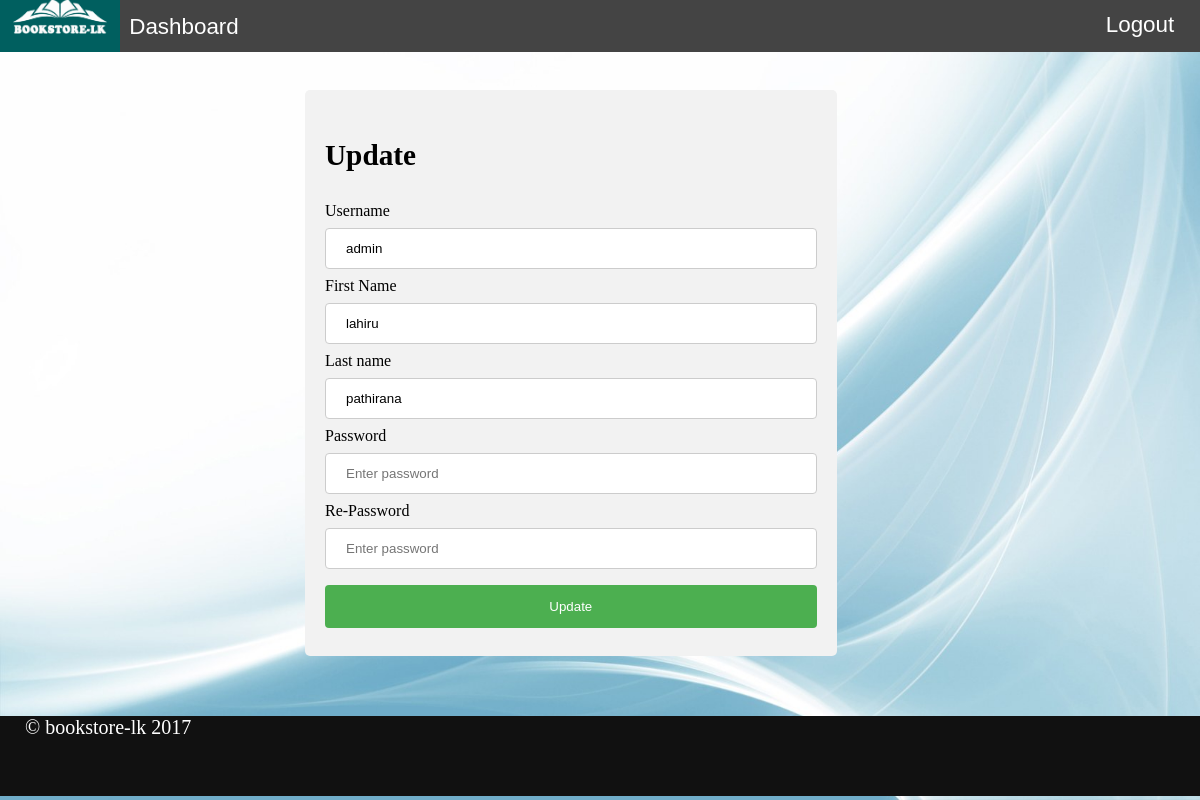
The page /update_profile.php (signed in) on the database its author committed.
### tables this page shows
CREATE TABLE IF NOT EXISTS `user` (
  `id` int(11) NOT NULL,
  `username` varchar(100) NOT NULL,
  `fname` varchar(100) NOT NULL,
  `lname` varchar(100) NOT NULL,
  `password` varchar(100) NOT NULL,
  `role` int(11) NOT NULL DEFAULT '2',
  `active` int(11) NOT NULL DEFAULT '0',
  `token` varchar(100) NOT NULL
);

### classes/Config.php (called while the page is built)
<?php
class Config {
    public static function get($path = null){
        if($path){
            $config = $GLOBALS['config'];
            $path = explode('/',$path);
            foreach($path as $bit){
                if(isset($config[$bit])){
                    $config = $config[$bit];
                }
            }
            return $config;
        }
        return false;
    }
}

### classes/DB.php (called while the page is built, shortened)
<?php
class DB {
    private static $_instance = null;
    private $_pdo,
            $_query,
            $_results,
            $_error = false,
            $_count = 0;
    private function __construct(){
        try{
            $this->_pdo = new PDO('mysql:host='.Config::get('mysql/host').';dbname='.Config::get('mysql/db'),Config::get('mysql/username'),Config::get('mysql/password'));
        }catch (PDOException $e){
            die($e->getMessage());
        }
    }
    public static function getInstance(){
        if(!isset(self::$_instance)){
            self::$_instance = new DB();
        }
        return self::$_instance;
    }
    public function query($sql, $params = array()){
        if ($this->_query = $this->_pdo->prepare($sql)) {
            $x = 1;
            if (count($params)) {
                foreach ($params as $param) {
                    $this->_query->bindValue($x, $param);
                    $x++;
                }
            }
            if ($this->_query->execute()) {
                $this->_results = $this->_query->fetchAll(PDO::FETCH_OBJ);
                $this->_count = $this->_query->rowCount();
            } else {
                $this->_error = true;
            }
        }
        return $this;
    }
    public  function count(){
        return $this->_count;
    }
}

### auth.php (called while the page is built, shortened)
<?php
if (Session::exists('user')) {
    $user = new User();
    $u_data = json_decode(Session::get('user'), true);
    if (!$user->auth($u_data['username'], $u_data['token'])) {
        session_destroy();
        Redirect::to('login.php');
    }
} else {
    $user = new User();
}

### classes/User.php (called while the page is built, shortened)
<?php
class User
{
    private $_db,
        $_data,
        $_sessionName,
        $_cookieName,
        $_isLoggedIn;
    public function __construct($user = null)
    {
        $this->_db = DB::getInstance();
    }
    public function auth($username, $token)
    {
        $this->_db->query('SELECT * FROM user WHERE username = ? AND token = ? AND active = 1', array($username, $token));
        if ($this->_db->count()) {
            return 1;
        }
        return 0;
    }
}

### classes/Session.php (called while the page is built, shortened)
<?php
class Session {
    public static function get($name){
        return $_SESSION[$name];
    }
}

### functions/sanitize.php (called while the page is built)
<?php
function escape($string){
    return htmlentities($string,ENT_QUOTES,'UTF-8');
}

### update_profile.php (the view, shortened to what this page needs)
<?php
include_once 'auth.php';
?>
<!DOCTYPE html>
<html lang="en">
<?php include_once 'includes/header.php'?>
<body>
<?php include_once 'includes/navigation.php' ?>
<div class="content">
        <div class="form_background col-5 col-3-offset">
            <form action="" method="post">
                <div class="panel_heading">
                    <h3><strong>Update</strong></h3>
                </div>
                <div class="">
                    <label>Username</label><br>
                    <input class="input_text" type="text" name="username"  value="<?php echo escape($user->username); ?>">
                </div>
                <div class="">
                    <label>First Name</label><br>
                    <input class="input_text" type="text" name="fname"  value="<?php echo escape($user->fname); ?>">
                </div>
                <div class="">
                    <label>Last name</label><br>
                    <input class="input_text" type="text" name="lname"  value="<?php echo escape($user->lname); ?>">
                </div>
                <div class="">
                    <label>Password</label><br>
                    <input class="input_text" type="password" name="password" placeholder="Enter password">
                </div>
                <div class="">
                    <label>Re-Password</label><br>
                    <input class="input_text" type="password" name="re-password" placeholder="Enter password">
                </div>
                <input class="input_submit"  type="submit" value="Update">
            </form>
        </div>
</div>
<?php include_once 'includes/footer.php'?>
</body>
</html>

### styles/css/main.css (style rules this page uses)
body { margin: 0; min-height: 100vh; background-image: url("../img/background-hd.jpg"); background-repeat: round; }
.content { min-height: 77vh; }
.content div { display: block; }
@media screen and (min-width: 600px) { .content { padding: 10px; } }
.form_background { border-radius: 5px; background-color: #f2f2f2; padding: 20px; }
.input_text { width: 100%; padding: 12px 20px; margin: 8px 0; display: inline-block; border: 1px solid #ccc; border-radius: 4px; box-sizing: border-box; }
.input_submit { width: 100%; background-color: #4CAF50; color: white; padding: 14px 20px; margin: 8px 0; border: none; border-radius: 4px; cursor: pointer; }
.panel_heading { text-align: left; margin-bottom: 10px; font-size: 25px; }

### styles/css/custom.css (style rules this page uses)
@media screen and (min-width: 600px) { .col-5 { width: 41.66%; } }
@media screen and (min-width: 600px) { .col-3-offset { margin-left: 25%; } }

### rows shown on the page
user: username "admin", fname "lahiru", lname "pathirana"
